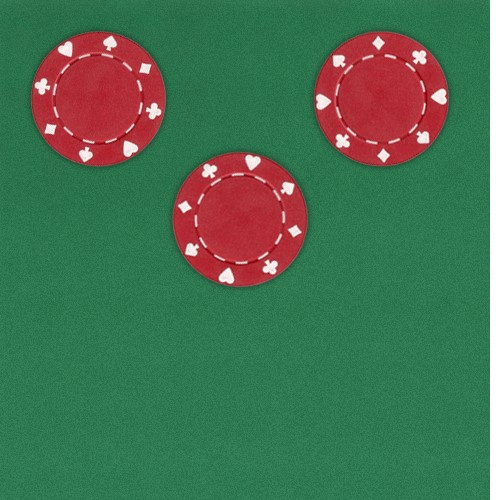
#> input picture Cap9/captura-1.jpg, 500 x 500 px
$ python cap9_segmentacao.py
#> lines starting #> are read from the running program, lines starting #| are printed output that depends on the picture; after the words box and inside, x2 and y2 are one past the last pixel; in counts of white or black regions, pixels touching at a corner belong together
import cv2
import numpy as np
'''
#Binarização
imgOriginal = cv2.imread("graos-de-cafe.jpg", 0)

metodo = cv2.THRESH_BINARY_INV
ret, imgBinarizada = cv2.threshold(imgOriginal, 135, 255, metodo)

cv2.imshow("Imagem Original", imgOriginal)
cv2.imshow("Imagem Tratada", imgBinarizada)

cv2.waitKey(0)
cv2.destroyAllWindows()
'''
'''
#Binarização adaptativa
imgOriginal = cv2.imread("comprimidos.jpg", 0)
imgTratada = cv2.medianBlur(imgOriginal, 7)

imgBinarizada = cv2.adaptiveThreshold(imgTratada, 255, cv2.ADAPTIVE_THRESH_GAUSSIAN_C,
                                       cv2.THRESH_BINARY_INV, 11, 5)

cv2.imshow("Imagem Original", imgOriginal)
cv2.imshow("Imagem Tratada", imgBinarizada)

cv2.waitKey(0)
cv2.destroyAllWindows()
'''
'''
#Binarização de Nobuyuki Otsu
imgOriginal = cv2.imread("graos-de-cafe.jpg", 0)

tipo = cv2.THRESH_BINARY_INV + cv2.THRESH_OTSU
limiar, imgBinarizada = cv2.threshold(imgOriginal, 0, 255, tipo)

print(limiar)

cv2.imshow("Imagem Original", imgOriginal)
cv2.imshow("Imagem Tratada", imgBinarizada)

cv2.waitKey(0)
cv2.destroyAllWindows()
'''
'''
#Segmentação por Cor
imgRGB = cv2.imread("cubo-magico.jpg")
imgHSV = cv2.cvtColor(imgRGB, cv2.COLOR_BGR2HSV)

tomClaro = np.array([160, 100, 100])
tomEscuro = np.array([200, 255, 255])

imgSegmentada = cv2.inRange(imgHSV, tomClaro, tomEscuro)

cv2.imshow("Original", imgRGB)
cv2.imshow("Segmentada", imgSegmentada)

cv2.waitKey(0)
cv2.destroyAllWindows()
'''
'''
#Segmentação por bordas
imgOriginal = cv2.imread("graos-de-cafe.jpg", 0)

metodo = cv2.THRESH_BINARY_INV
ret, imgBinarizada = cv2.threshold(imgOriginal, 135, 255, metodo)

e = np.ones((3, 3), np.uint8)
imgTratada = cv2.morphologyEx(imgBinarizada, cv2.MORPH_CLOSE, e)
imgTratada = cv2.erode(imgTratada, e, iterations = 2)

imgSegmentada = cv2.Canny(imgTratada, 100, 200)

cv2.imshow("Binarizada", imgBinarizada)
cv2.imshow("Tratada", imgTratada)
cv2.imshow("Segmentada", imgSegmentada)

cv2.waitKey(0)
cv2.destroyAllWindows()
'''

#Segmentação por movimento
cap1 = cv2.imread("captura-1.jpg")
#> cap1 is the input picture: shape (500, 500, 3); mean B, G, R 82.2, 112, 72.5
cap2 = cv2.imread("captura-2.jpg")
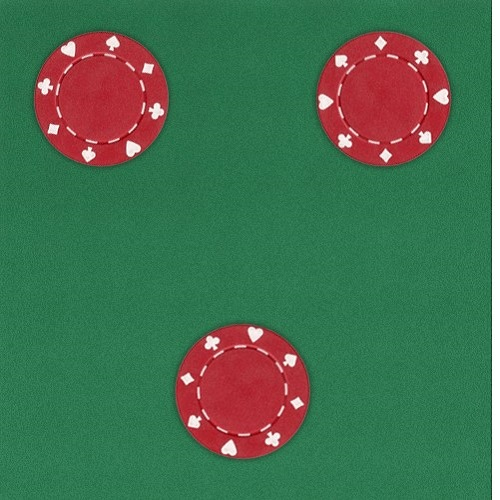
#> input picture Cap9/captura-2.jpg, 500 x 500 px
#> cap2 is the input picture: shape (500, 500, 3); mean B, G, R 80.5, 110.7, 70.8

imgRGB = cv2.subtract(cap1, cap2)
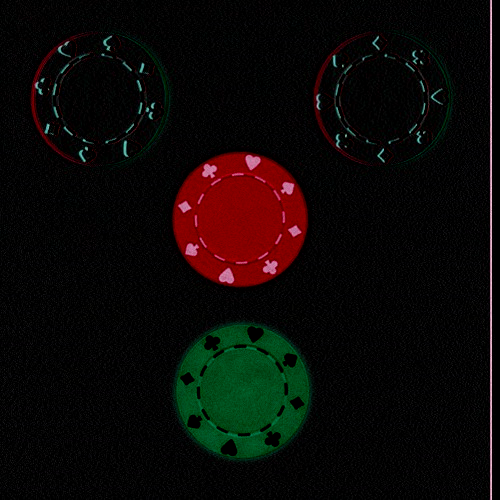
#> imgRGB: shape (500, 500, 3); mean B, G, R 6.5, 8.6, 12.3
imgHSV = cv2.cvtColor(imgRGB, cv2.COLOR_BGR2HSV)
#> imgHSV: shape (500, 500, 3); mean H, S, V 28.6, 67.5, 17

tomClaro = np.array([0, 120, 120])
tomEscuro = np.array([180, 255, 255])

imgSegmentada = cv2.inRange(imgHSV, tomClaro, tomEscuro)
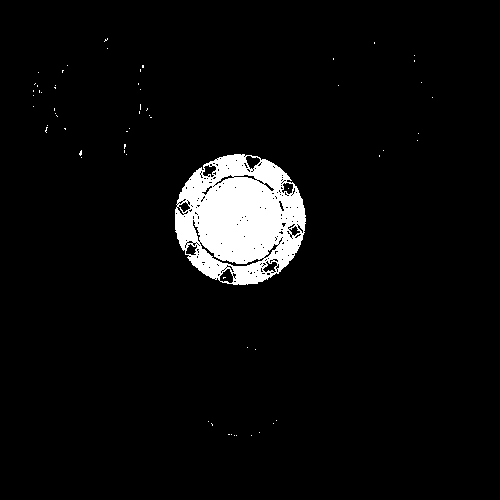
#> imgSegmentada: shape (500, 500); 4.8% white; 62 white regions (61 under 20 px), largest, box (x1, y1, x2, y2) and area: (175, 154, 306, 285) 11842
cv2.imshow("segmentada", imgSegmentada)

cv2.waitKey(0)
cv2.destroyAllWindows()
